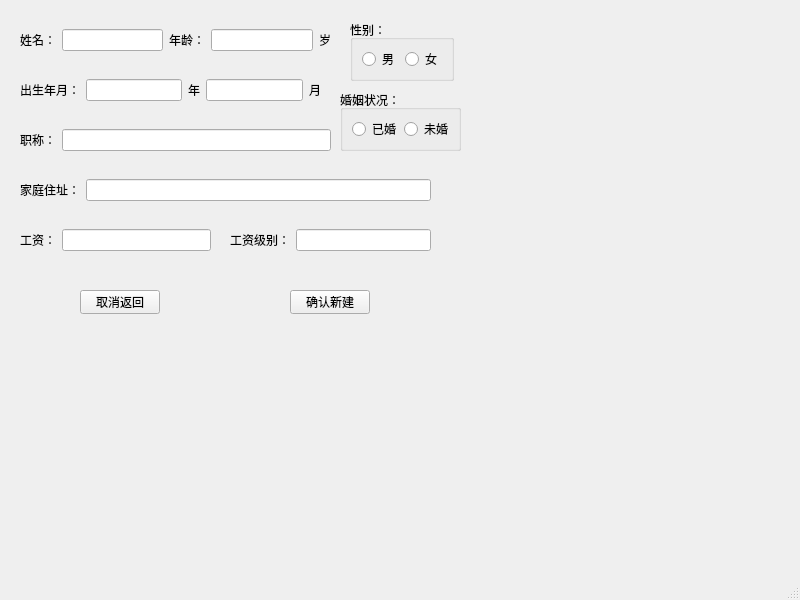
<?xml version="1.0" encoding="UTF-8"?>
<ui version="4.0">
 <class>three_fix_new</class>
 <widget class="QMainWindow" name="three_fix_new">
  <property name="geometry">
   <rect>
    <x>0</x>
    <y>0</y>
    <width>800</width>
    <height>600</height>
   </rect>
  </property>
  <property name="windowTitle">
   <string>MainWindow</string>
  </property>
  <widget class="QWidget" name="centralwidget">
   <widget class="QGroupBox" name="groupBox_2">
    <property name="geometry">
     <rect>
      <x>340</x>
      <y>90</y>
      <width>121</width>
      <height>61</height>
     </rect>
    </property>
    <property name="title">
     <string>婚姻状况：</string>
    </property>
    <layout class="QGridLayout" name="gridLayout_4">
     <item row="0" column="0">
      <widget class="QRadioButton" name="marryed">
       <property name="text">
        <string>已婚</string>
       </property>
      </widget>
     </item>
     <item row="0" column="1">
      <widget class="QRadioButton" name="unmarryed">
       <property name="text">
        <string>未婚</string>
       </property>
      </widget>
     </item>
    </layout>
   </widget>
   <widget class="QWidget" name="widget_3" native="true">
    <property name="geometry">
     <rect>
      <x>20</x>
      <y>20</y>
      <width>311</width>
      <height>41</height>
     </rect>
    </property>
    <layout class="QGridLayout" name="gridLayout_2">
     <item row="0" column="4">
      <widget class="QLabel" name="label_6">
       <property name="text">
        <string>岁</string>
       </property>
      </widget>
     </item>
     <item row="0" column="1">
      <widget class="QLineEdit" name="name"/>
     </item>
     <item row="0" column="3">
      <widget class="QLineEdit" name="age"/>
     </item>
     <item row="0" column="0">
      <widget class="QLabel" name="label">
       <property name="text">
        <string>姓名：</string>
       </property>
      </widget>
     </item>
     <item row="0" column="2">
      <widget class="QLabel" name="label_5">
       <property name="text">
        <string>年龄：</string>
       </property>
      </widget>
     </item>
    </layout>
   </widget>
   <widget class="QWidget" name="widget_4" native="true">
    <property name="geometry">
     <rect>
      <x>20</x>
      <y>170</y>
      <width>411</width>
      <height>41</height>
     </rect>
    </property>
    <layout class="QGridLayout" name="gridLayout_5">
     <item row="0" column="1">
      <widget class="QLineEdit" name="add"/>
     </item>
     <item row="0" column="0">
      <widget class="QLabel" name="label_7">
       <property name="text">
        <string>家庭住址：</string>
       </property>
      </widget>
     </item>
    </layout>
   </widget>
   <widget class="QGroupBox" name="groupBox">
    <property name="geometry">
     <rect>
      <x>350</x>
      <y>20</y>
      <width>104</width>
      <height>61</height>
     </rect>
    </property>
    <property name="title">
     <string>性别：</string>
    </property>
    <layout class="QGridLayout" name="gridLayout">
     <item row="0" column="1">
      <widget class="QRadioButton" name="woman">
       <property name="text">
        <string>女</string>
       </property>
      </widget>
     </item>
     <item row="0" column="0">
      <widget class="QRadioButton" name="man">
       <property name="text">
        <string>男</string>
       </property>
      </widget>
     </item>
    </layout>
   </widget>
   <widget class="QPushButton" name="ok">
    <property name="geometry">
     <rect>
      <x>290</x>
      <y>290</y>
      <width>80</width>
      <height>24</height>
     </rect>
    </property>
    <property name="text">
     <string>确认新建</string>
    </property>
   </widget>
   <widget class="QWidget" name="widget" native="true">
    <property name="geometry">
     <rect>
      <x>20</x>
      <y>70</y>
      <width>301</width>
      <height>41</height>
     </rect>
    </property>
    <layout class="QGridLayout" name="gridLayout_3">
     <item row="0" column="0">
      <widget class="QLabel" name="label_2">
       <property name="text">
        <string>出生年月：</string>
       </property>
      </widget>
     </item>
     <item row="0" column="1">
      <widget class="QLineEdit" name="year"/>
     </item>
     <item row="0" column="2">
      <widget class="QLabel" name="label_3">
       <property name="text">
        <string>年</string>
       </property>
      </widget>
     </item>
     <item row="0" column="3">
      <widget class="QLineEdit" name="month"/>
     </item>
     <item row="0" column="4">
      <widget class="QLabel" name="label_4">
       <property name="text">
        <string>月</string>
       </property>
      </widget>
     </item>
    </layout>
   </widget>
   <widget class="QPushButton" name="back">
    <property name="geometry">
     <rect>
      <x>80</x>
      <y>290</y>
      <width>80</width>
      <height>24</height>
     </rect>
    </property>
    <property name="text">
     <string>取消返回</string>
    </property>
   </widget>
   <widget class="QWidget" name="widget_6" native="true">
    <property name="geometry">
     <rect>
      <x>230</x>
      <y>220</y>
      <width>201</width>
      <height>41</height>
     </rect>
    </property>
    <layout class="QGridLayout" name="gridLayout_7">
     <item row="0" column="1">
      <widget class="QLineEdit" name="level"/>
     </item>
     <item row="0" column="0">
      <widget class="QLabel" name="label_9">
       <property name="text">
        <string>工资级别：</string>
       </property>
      </widget>
     </item>
    </layout>
   </widget>
   <widget class="QWidget" name="widget_2" native="true">
    <property name="geometry">
     <rect>
      <x>20</x>
      <y>220</y>
      <width>191</width>
      <height>41</height>
     </rect>
    </property>
    <layout class="QGridLayout" name="gridLayout_8">
     <item row="0" column="1">
      <widget class="QLineEdit" name="wage"/>
     </item>
     <item row="0" column="0">
      <widget class="QLabel" name="label_10">
       <property name="text">
        <string>工资：</string>
       </property>
      </widget>
     </item>
    </layout>
   </widget>
   <widget class="QWidget" name="widget_5" native="true">
    <property name="geometry">
     <rect>
      <x>20</x>
      <y>120</y>
      <width>311</width>
      <height>41</height>
     </rect>
    </property>
    <layout class="QGridLayout" name="gridLayout_6">
     <item row="0" column="1">
      <widget class="QLineEdit" name="title"/>
     </item>
     <item row="0" column="0">
      <widget class="QLabel" name="label_8">
       <property name="text">
        <string>职称：</string>
       </property>
      </widget>
     </item>
    </layout>
   </widget>
  </widget>
  <widget class="QMenuBar" name="menubar">
   <property name="geometry">
    <rect>
     <x>0</x>
     <y>0</y>
     <width>800</width>
     <height>21</height>
    </rect>
   </property>
  </widget>
  <widget class="QStatusBar" name="statusbar"/>
 </widget>
 <resources/>
 <connections/>
</ui>
